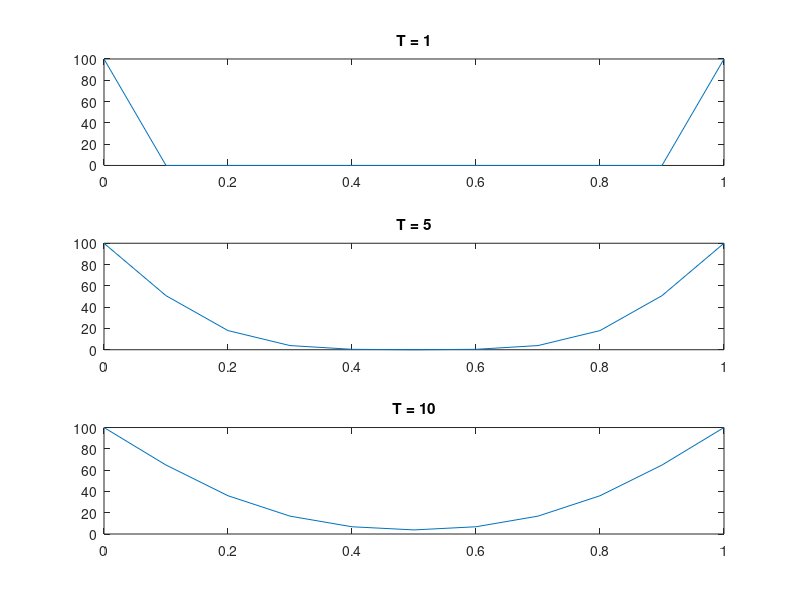

Source code (MATLAB):
% Solucao da EDP parabolica. Equacao do calor 1D
% Ut(x,y) = Uxx(x,t)
% U(0,t) = U(1,t) = 100 e U(x,0) = 0
% Barra na vertical

clear
dx = 0.1;
x = 0 : dx : 1;
L = length(x);
T = 10;     % numero de iteracoes
U = zeros(L,T);     % U(x,0) = 0
U(1,:) = 100;   % U(0,t) = 100
U(L,:) = 100;   % U(1,t) = 100
m = 0.25;
for N = 1 : T
    for I = 2 : L-1
        U(I, N+1) = m*(U(I+1,N) + U(I-1,N)) + (1-2*m)*(U(I,N));
    end
end

figure
subplot(3,1,1) ; plot(x,U(:,1)) ; title('T = 1')
subplot(3,1,2) ; plot(x,U(:,5)) ; title('T = 5') 
subplot(3,1,3) ; plot(x,U(:,T)) ; title('T = 10') 